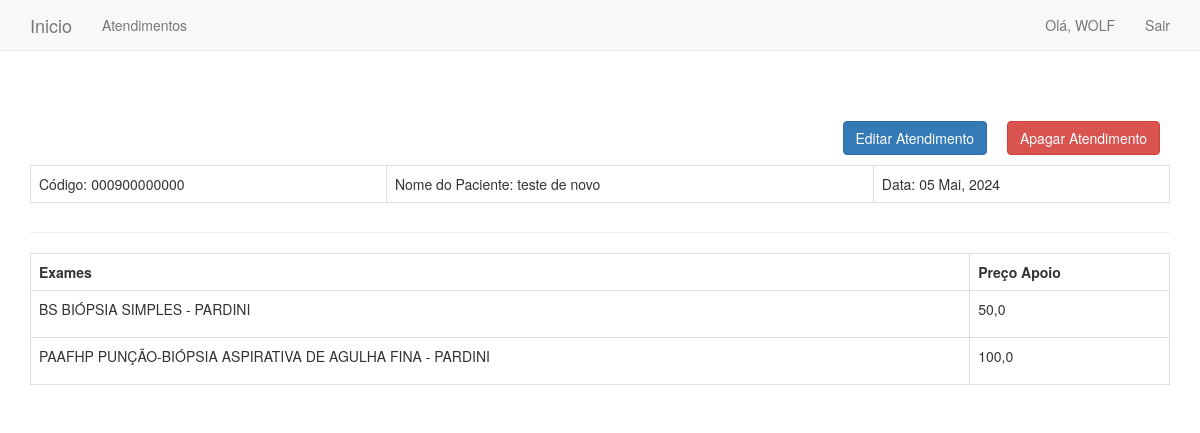
The app's page /atendimentos/3/ (signed in) with its own data.
### atendimentos/models.py (models this page shows, shortened)
class Atendimento (models.Model):
    codigo = models.CharField(max_length=12)
    nomePaciente = models.CharField(max_length=200)
    dataAtendimento = models.DateField(auto_now_add=True)
    usuario = models.ForeignKey(User, on_delete=models.CASCADE)
    exames = models.ManyToManyField("Exame", through="ExameQtd")

class Exame(models.Model):
    mnemonico = models.CharField(max_length=10)
    nomeExame = models.CharField(max_length=100)
    mneapoio = models.CharField(max_length=10)
    valor = models.FloatField(max_length=10)
    atendimentos = models.ManyToManyField("Atendimento", through="ExameQtd")
    def __str__(self):
        return f"{self.mnemonico} {self.nomeExame}"

### atendimentos/views.py (the view)
# urls.py: path('atendimentos/<atendimento_id>/', views.atendimento, name ='atendimento'),
@login_required
def atendimento(request, atendimento_id):
    atendimento = Atendimento.objects.get(id = atendimento_id)
    exames = list(atendimento.exames.all())
    context = {'atendimento': atendimento, 'exames': exames}
    return render (request, 'atendimentos/atendimento.html', context)

### atendimentos/templates/atendimentos/atendimento.html (shortened to what this page needs)
{%extends "atendimentos/base.html"%}
{%block header%}
<table class="table table-bordered ">
    <a class="btn btn-danger pull-right" style="margin:10px" aria-label="Left Align" onclick="return confirm('Tem certeza que deseja excluir?')" href="{%url 'delete_atendimento' atendimento.id%}">Apagar Atendimento</a>
    <a class="btn btn-primary pull-right" style="margin:10px" aria-label="Left Align" href="{%url 'edit_atendimento' atendimento.id%}">Editar Atendimento</a>
    <td>Código: {{atendimento.codigo}}</td>
    <td>Nome do Paciente: {{atendimento.nomePaciente}}</td>
    <td>Data: {{atendimento.dataAtendimento | date:'d M, Y'}}  </td>
</table>
{%endblock header%}
{% block content%}
<table class="table table-bordered ">
    <th class="tableheader" scope="col">Exames</th>
    <th class="tableheader" scope="col">Preço Apoio</th>
{% for exame in exames %}
    <tr>
        <td>
            <p>{{exame}}</p>
        </td><td>
            <p>{{exame.valor}}</p>
        </td>
    </tr>
{%endfor%}
</table>
{%endblock content%}

### atendimentos/templates/atendimentos/base.html (shortened to what this page needs)
 {%load bootstrap3%}
 <!DOCTYPE html>
 <html lang="pt-br">
 <head>
    {%bootstrap_css%}
 </head>
 <body>
    <nav class="navbar navbar-default navbar-static-top">
        <div class="container">
            <div class="navbar-header">
                <a class="navbar-brand" href="{% url 'index' %}">Inicio</a>
            </div>
            <div id="navbar" class="collapse navbar-collapse">
                <ul class="nav navbar-nav">
                    <li><a href="{% url 'atendimentos' %}">Atendimentos</a></li>
                </ul>
                <ul class="nav navbar-nav navbar-right">
                    {%if user.is_authenticated%}
                        <li><a>Olá, {{ user.username.upper }}</a></li>
                        <li><a href="{%url 'logout'%}">Sair</a></li>
                    {%else%}
                    <li><a href="{%url 'register'%}">Registrar</a></li>
                    <li><a href="{%url 'login'%}">Entrar</a></li>
                    {%endif%}
                </ul>
            </div>
        </div>
    </nav>
    <div class="container">
        <div class="page-header">
            {%block header%} {%endblock header%}
        </div>
        <div>
            {% block content%} {%endblock content%}
        </div>
    </div>
 </body>
 </html>

### records on screen
Atendimento: codigo "000900000000", nomePaciente "teste de novo", dataAtendimento "05 Mai, 2024"
Exame: mnemonico+nomeExame "BS BIÓPSIA SIMPLES - PARDINI", valor "50,0"
Exame: mnemonico+nomeExame "PAAFHP PUNÇÃO-BIÓPSIA ASPIRATIVA DE AGULHA FINA - PARDINI", valor "100,0"

### other values on screen
{{ user.username.upper }} "WOLF"
